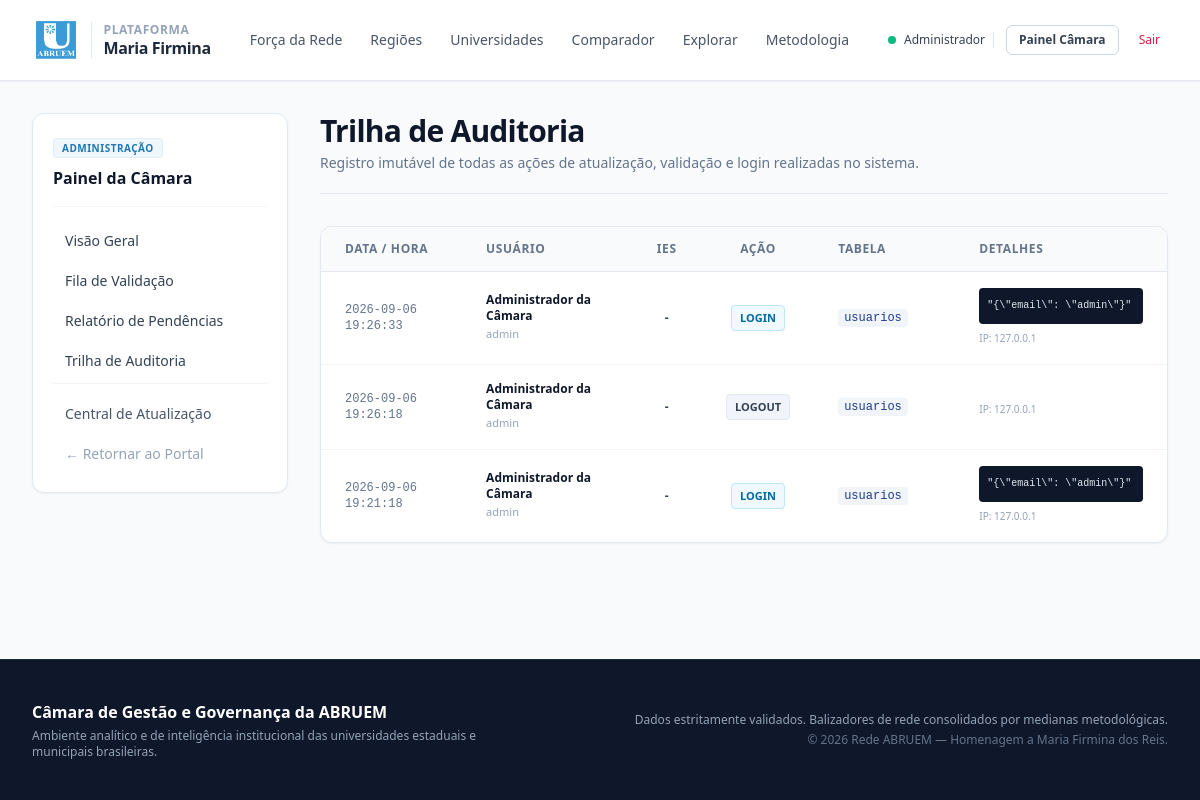
/admin/auditoria (signed in), run on an earlier commit of the app's database.
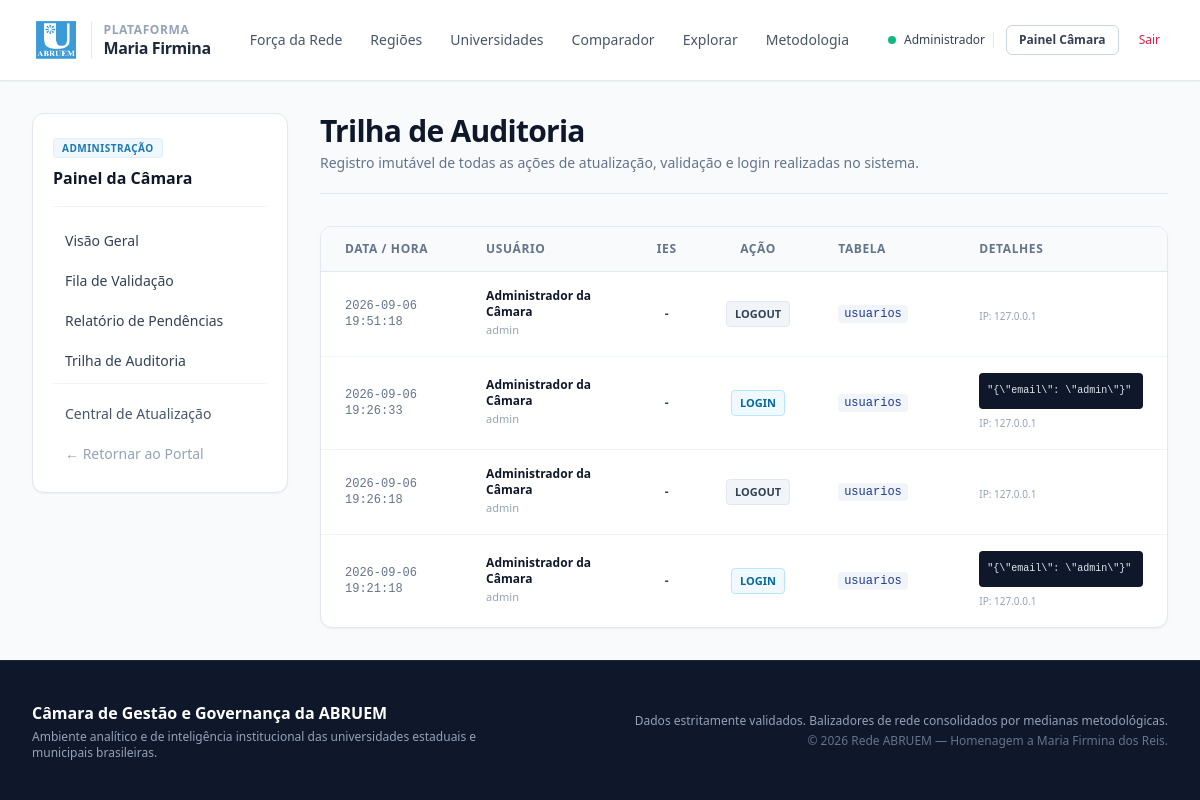
And on a later commit of the database.
### tables this page shows
CREATE TABLE auditoria (
    id INTEGER PRIMARY KEY AUTOINCREMENT,
    usuario_id INTEGER,
    universidade_id TEXT,
    tabela_afetada TEXT NOT NULL,
    acao TEXT NOT NULL,
    dados_antigos TEXT,
    dados_novos TEXT,
    ip_origem TEXT,
    criado_em DATETIME DEFAULT CURRENT_TIMESTAMP,
    FOREIGN KEY (usuario_id) REFERENCES usuarios(id) ON DELETE SET NULL,
    FOREIGN KEY (universidade_id) REFERENCES universidades(id) ON DELETE SET NULL
);

CREATE TABLE usuarios (
    id INTEGER PRIMARY KEY AUTOINCREMENT,
    nome TEXT NOT NULL,
    email TEXT NOT NULL UNIQUE,
    senha_hash TEXT NOT NULL,
    perfil TEXT NOT NULL,
    universidade_id TEXT,
    precisa_trocar_senha INTEGER DEFAULT 0,
    ativo INTEGER DEFAULT 1,
    criado_em DATETIME DEFAULT CURRENT_TIMESTAMP,
    FOREIGN KEY (universidade_id) REFERENCES universidades(id) ON DELETE SET NULL
);

### app/controllers/admin_controller.py (the view)
@admin_bp.route('/auditoria')
def auditoria():
    aud_repo = AuditoriaRepository()
    registros = aud_repo.listar_ultimas(100)
    return render_template('admin/auditoria.html', auditoria=registros)

### app/controllers/admin_controller.py (called while the page is built)
@admin_bp.before_request
def verificar_acesso_admin():
    if not AuthService.esta_autenticado() or not AuthService.exigir_admin():
        abort(403)

### app/repositories/auditoria_repository.py (called while the page is built)
    def listar_ultimas(self, limite=100):
        sql = """
            SELECT a.*, u.nome as usuario_nome, u.email as usuario_email,
                   uni.sigla as universidade_sigla
            FROM auditoria a
            LEFT JOIN usuarios u ON a.usuario_id = u.id
            LEFT JOIN universidades uni ON a.universidade_id = uni.id
            ORDER BY a.criado_em DESC
            LIMIT %s
        """
        return self.executar_consulta(sql, (limite,))

### app/repositories/base_repository.py (called while the page is built)
    def executar_consulta(self, sql, parametros=None):
        sql_sqlite = sql.replace('%s', '?')
        conn = get_db_connection()
        try:
            cursor = conn.cursor()
            cursor.execute(sql_sqlite, parametros or ())
            return cursor.fetchall()
        finally:
            conn.close()

### app/services/auth_service.py (called while the page is built)
    @staticmethod
    def esta_autenticado():
        return 'usuario_id' in session

    @staticmethod
    def exigir_admin():
        return session.get('perfil') == 'ADMIN_CAMARA'

### database/connection.py (called while the page is built)
def dict_factory(cursor, row):
    d = {}
    for idx, col in enumerate(cursor.description):
        d[col[0]] = row[idx]
    return d

def get_db_connection():
    caminho_db = Path(Config.DB_PATH)
    caminho_db.parent.mkdir(parents=True, exist_ok=True)
    conn = sqlite3.connect(str(caminho_db), timeout=30.0)
    conn.row_factory = dict_factory
    conn.execute("PRAGMA foreign_keys = ON;")
    return conn

### app/templates/admin/auditoria.html (shortened to what this page needs)
{% extends 'layouts/base.html' %}
{% block content %}
<div class="flex flex-col lg:flex-row items-start gap-8">
    {% include 'layouts/sidebar_admin.html' %}
    <div class="flex-1 w-full space-y-8">
        <div class="border-b border-slate-200 pb-5">
            <h1 class="text-2xl sm:text-3xl font-bold text-slate-900 tracking-tight">Trilha de Auditoria</h1>
            <p class="text-sm text-slate-500 mt-1">Registro imutável de todas as ações de atualização, validação e login realizadas no sistema.</p>
        </div>
        <div class="bg-white rounded-xl border border-slate-200 shadow-sm overflow-hidden">
            <div class="overflow-x-auto">
                <table class="w-full text-left text-sm text-slate-600">
                    <thead class="bg-slate-50 text-xs font-semibold uppercase tracking-wider text-slate-500 border-b border-slate-200">
                        <tr>
                            <th scope="col" class="px-6 py-3.5 w-1/6">Data / Hora</th>
                            <th scope="col" class="px-6 py-3.5 w-1/5">Usuário</th>
                            <th scope="col" class="px-6 py-3.5 w-1/12 text-center">IES</th>
                            <th scope="col" class="px-6 py-3.5 text-center w-1/12">Ação</th>
                            <th scope="col" class="px-6 py-3.5 w-1/6">Tabela</th>
                            <th scope="col" class="px-6 py-3.5 w-1/4">Detalhes</th>
                        </tr>
                    </thead>
                    <tbody class="divide-y divide-slate-100">
                        {% for a in auditoria %}
                        <tr class="hover:bg-slate-50/80 transition-colors">
                            <td class="px-6 py-4 font-mono text-xs text-slate-500">{{ a.criado_em }}</td>
                            <td class="px-6 py-4">
                                <strong class="text-slate-900 text-xs block">{{ a.usuario_nome or 'Sistema' }}</strong>
                                <span class="text-[11px] text-slate-400 block truncate">{{ a.usuario_email or '' }}</span>
                            </td>
                            <td class="px-6 py-4 text-center font-semibold text-slate-700 text-xs">
                                {{ a.universidade_sigla or '-' }}
                            </td>
                            <td class="px-6 py-4 text-center">
                                <span class="inline-flex items-center px-2 py-0.5 rounded text-[11px] font-bold uppercase
                                    {% if a.acao == 'LOGIN' %} bg-sky-50 text-sky-700 border border-sky-200
                                    {% elif a.acao == 'VALIDACAO' %} bg-emerald-50 text-emerald-700 border border-emerald-200
                                    {% elif a.acao == 'UPDATE' %} bg-amber-50 text-amber-700 border border-amber-200
                                    {% else %} bg-slate-100 text-slate-700 border border-slate-200 {% endif %}">
                                    {{ a.acao }}
                                </span>
                            </td>
                            <td class="px-6 py-4 font-mono text-xs text-slate-600">
                                <code>{{ a.tabela_afetada }}</code>
                            </td>
                            <td class="px-6 py-4">
                                {% if a.dados_novos %}
                                    <pre class="bg-slate-900 text-slate-200 text-[10px] p-2 rounded max-h-24 overflow-y-auto font-mono">{{ a.dados_novos | tojson(indent=2) }}</pre>
                                {% endif %}
                                <span class="text-[10px] text-slate-400 block mt-1">IP: {{ a.ip_origem or '127.0.0.1' }}</span>
                            </td>
                        </tr>
                        {% else %}
                        <tr>
                            <td colspan="6" class="px-6 py-8 text-center text-sm text-slate-400">Nenhum evento registrado na auditoria até o momento.</td>
                        </tr>
                        {% endfor %}
                    </tbody>
                </table>
            </div>
        </div>
    </div>
</div>
{% endblock %}

### app/templates/layouts/base.html (shortened to what this page needs)
<!DOCTYPE html>
<html lang="pt-BR" class="h-full bg-slate-50">
<head>
    <script src="https://cdn.tailwindcss.com"></script>
    <link rel="stylesheet" href="{{ url_for('static', filename='css/main.css') }}">
</head>
<body class="flex flex-col min-h-full font-sans text-slate-900 antialiased selection:bg-abruem-500 selection:text-white">
    {% include 'layouts/navbar.html' %}
    <main class="flex-1 max-w-7xl w-full mx-auto px-4 sm:px-6 lg:px-8 py-8">
        {% block content %}{% endblock %}
    </main>
    {% include 'layouts/footer.html' %}
</body>
</html>

### app/templates/layouts/navbar.html
<header class="sticky top-0 z-50 bg-white/95 backdrop-blur border-b border-slate-200 shadow-sm">
    <div class="max-w-7xl mx-auto px-4 sm:px-6 lg:px-8 h-20 flex items-center justify-between">
        <a href="{{ url_for('home.index') }}" class="flex items-center gap-3 group">
            <img src="{{ url_for('static', filename='img/logo-abruem.png') }}" alt="Logo ABRUEM" class="h-12 w-auto object-contain transition group-hover:scale-105">
            <div class="flex flex-col border-l border-slate-200 pl-3">
                <span class="text-xs font-semibold uppercase tracking-wider text-slate-400">Plataforma</span>
                <span class="text-base font-bold text-slate-800 tracking-tight leading-tight group-hover:text-abruem-600 transition">Maria Firmina</span>
            </div>
        </a>
        <nav class="hidden md:flex items-center gap-1 text-sm font-medium text-slate-600">
            <a href="{{ url_for('home.index') }}" class="px-3 py-2 rounded-md hover:bg-slate-100 hover:text-slate-900 transition">Força da Rede</a>
            <a href="{{ url_for('regioes.index') }}" class="px-3 py-2 rounded-md hover:bg-slate-100 hover:text-slate-900 transition">Regiões</a>
            <a href="{{ url_for('universidades.lista') }}" class="px-3 py-2 rounded-md hover:bg-slate-100 hover:text-slate-900 transition">Universidades</a>
            <a href="{{ url_for('comparador.index') }}" class="px-3 py-2 rounded-md hover:bg-slate-100 hover:text-slate-900 transition">Comparador</a>
            <a href="{{ url_for('explorar.index') }}" class="px-3 py-2 rounded-md hover:bg-slate-100 hover:text-slate-900 transition">Explorar</a>
            <a href="{{ url_for('metodologia.index') }}" class="px-3 py-2 rounded-md hover:bg-slate-100 hover:text-slate-900 transition">Metodologia</a>
        </nav>
        <div class="flex items-center gap-3">
            {% if session.get('usuario_id') %}
                <div class="flex items-center gap-2 pr-2 border-r border-slate-200 text-xs">
                    <span class="h-2 w-2 rounded-full bg-emerald-500 animate-pulse"></span>
                    <span class="font-medium text-slate-700">{{ session.get('nome').split()[0] }}</span>
                </div>
                {% if session.get('perfil') == 'ADMIN_CAMARA' %}
                    <a href="{{ url_for('admin.painel') }}" class="px-3 py-1.5 text-xs font-semibold rounded-md border border-slate-300 text-slate-700 hover:bg-slate-50 transition">Painel Câmara</a>
                {% else %}
                    <a href="{{ url_for('minha_universidade.painel') }}" class="px-3 py-1.5 text-xs font-semibold rounded-md border border-slate-300 text-slate-700 hover:bg-slate-50 transition">Minha Universidade</a>
                {% endif %}
                <a href="{{ url_for('auth.logout') }}" class="text-xs font-medium text-rose-600 hover:text-rose-700 px-2 py-1 transition">Sair</a>
            {% else %}
                <a href="{{ url_for('auth.login') }}" class="inline-flex items-center justify-center px-4 py-2 text-sm font-semibold rounded-md bg-abruem-800 text-white hover:bg-abruem-900 shadow-sm transition">Área Restrita</a>
            {% endif %}
        </div>
    </div>
</header>

### app/templates/layouts/sidebar_admin.html
<aside class="w-full lg:w-64 bg-white rounded-xl border border-slate-200 p-5 shadow-sm shrink-0">
    <div class="border-b border-slate-100 pb-4 mb-4">
        <span class="text-[10px] font-bold uppercase tracking-wider text-abruem-600 bg-abruem-50 px-2 py-0.5 rounded border border-abruem-100">Administração</span>
        <h3 class="text-base font-bold text-slate-900 mt-2">Painel da Câmara</h3>
    </div>
    <nav class="space-y-1">
        <a href="{{ url_for('admin.painel') }}" class="flex items-center gap-2.5 px-3 py-2 rounded-lg text-sm font-medium text-slate-700 hover:bg-slate-50 hover:text-abruem-800 transition">
            Visão Geral
        </a>
        <a href="{{ url_for('admin.submissoes') }}" class="flex items-center gap-2.5 px-3 py-2 rounded-lg text-sm font-medium text-slate-700 hover:bg-slate-50 hover:text-abruem-800 transition">
            Fila de Validação
        </a>
        <a href="{{ url_for('relatorios.pendencias') }}" class="flex items-center gap-2.5 px-3 py-2 rounded-lg text-sm font-medium text-slate-700 hover:bg-slate-50 hover:text-abruem-800 transition">
            Relatório de Pendências
        </a>
        <a href="{{ url_for('admin.auditoria') }}" class="flex items-center gap-2.5 px-3 py-2 rounded-lg text-sm font-medium text-slate-700 hover:bg-slate-50 hover:text-abruem-800 transition">
            Trilha de Auditoria
        </a>
        <div class="pt-3 mt-3 border-t border-slate-100 space-y-1">
            <a href="{{ url_for('minha_universidade.painel') }}" class="flex items-center gap-2.5 px-3 py-2 rounded-lg text-sm font-medium text-slate-600 hover:bg-slate-50 hover:text-abruem-800 transition">
                Central de Atualização
            </a>
            <a href="{{ url_for('home.index') }}" class="flex items-center gap-2.5 px-3 py-2 rounded-lg text-sm font-medium text-slate-400 hover:text-slate-600 transition">
                &larr; Retornar ao Portal
            </a>
        </div>
    </nav>
</aside>

### app/templates/layouts/footer.html
<footer class="bg-slate-900 border-t border-slate-800 text-slate-400 text-sm mt-auto py-10">
    <div class="max-w-7xl mx-auto px-4 sm:px-6 lg:px-8 flex flex-col md:flex-row items-center justify-between gap-6 text-center md:text-left">
        <div>
            <strong class="text-white text-base block font-bold">Câmara de Gestão e Governança da ABRUEM</strong>
            <p class="text-xs text-slate-400 mt-1 max-w-md">Ambiente analítico e de inteligência institucional das universidades estaduais e municipais brasileiras.</p>
        </div>
        <div class="md:text-right text-xs space-y-1">
            <p class="text-slate-400">Dados estritamente validados. Balizadores de rede consolidados por medianas metodológicas.</p>
            <p class="text-slate-500">&copy; 2026 Rede ABRUEM — Homenagem a Maria Firmina dos Reis.</p>
        </div>
    </div>
</footer>

### app/static/css/main.css (style rules this page uses)
:root { --primary: #1e3a8a; --primary-hover: #1e40af; --primary-light: #eff6ff; --secondary: #0f172a; --accent: #0284c7; --success: #16a34a; --warning: #d97706; --danger: #dc2626; --bg-page: #f8fafc; --bg-card: #ffffff; --border-color: #e2e8f0; --text-main: #0f172a; --text-muted: #64748b; --font-sans: -apple-system, BlinkMacSystemFont, "Segoe UI", Roboto, Helvetica, Arial, sans-serif; --font-mono: ui-monospace, SFMono-Regular, Menlo, Monaco, Consolas, monospace; }
*, *::before, *::after { box-sizing: border-box; margin: 0; padding: 0; }
a { color: var(--primary); text-decoration: none; transition: color 0.15s ease-in-out; }
code { font-family: var(--font-mono); background-color: #f1f5f9; padding: 2px 6px; border-radius: 4px; font-size: 0.85em; color: var(--primary); }
.text-center { text-align: center; }

What changed in the data, as far as the page shows it:
added auditoria: criado_em "2026-09-06 19:51:18", nome "Administrador da Câmara", email "admin", universidade_sigla "-", acao "LOGOUT", tabela_afetada "usuarios", ip_origem "127.0.0.1"
